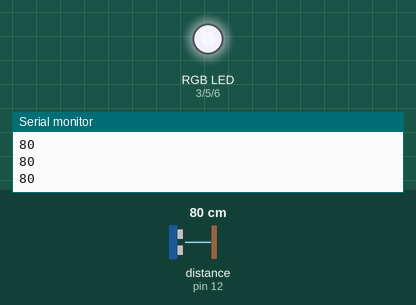
Bench run of a sketch on a simulated Arduino Uno, built with avr-gcc and run on an emulated ATmega328P. Parts: an RGB LED mixed from three pins (HIGH = lit), the last lines printed to the serial monitor. Wiring (inferred from the names in the program): ultrasonic range finder: trigger pin 13; echo pin 12. The test bench sets the inputs (shaded band); at power-on: distance to the obstacle (sensor on pin 12) 80 cm. The echo pulse lasts 58.3 µs per cm; pins used as bus, display or sensor lines are not drawn.

Above: at 1.2 s.
1.3 s: distance to the obstacle (sensor on pin 12) set to 2 cm
At 2.3 s:
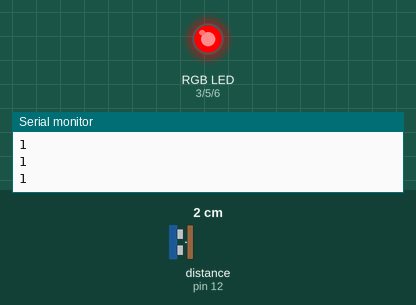
2.8 s: distance to the obstacle (sensor on pin 12) set to 35 cm
At 4.0 s:
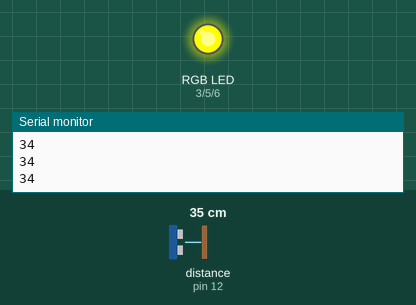
4.3 s: distance to the obstacle (sensor on pin 12) set to 60 cm
At 5.5 s:
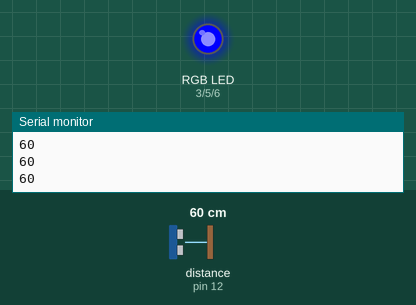
5.8 s: distance to the obstacle (sensor on pin 12) set to 44 cm
7.3 s: distance to the obstacle (sensor on pin 12) set to 37 cm
At 8.0 s:
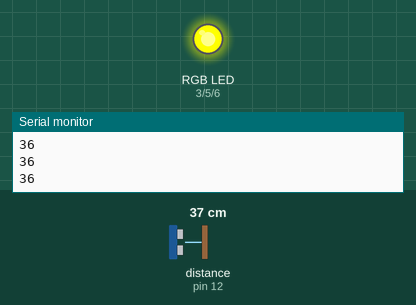
8.8 s: distance to the obstacle (sensor on pin 12) set to 4 cm
At 9.4 s:
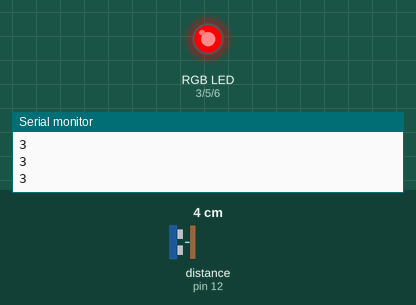
Timing chart, 0 to 11.3 s (numbered marks = the images above; inputs shaded):
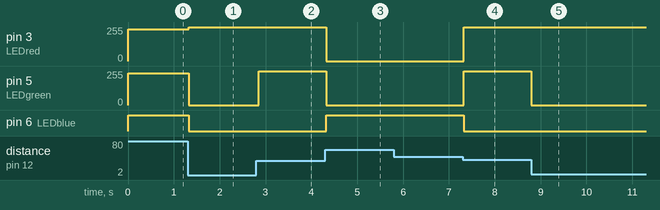

The sketch:

1.3.ino
```cpp
#define trigPin 13
#define echoPin 12
#define LEDred 3
#define LEDgreen 5
#define LEDblue 6

long distance;

int RBint = 0; //12,8

long measureDistance(){
  long duration, distance;

  digitalWrite(trigPin, LOW);
  delayMicroseconds(2);
  digitalWrite(trigPin, HIGH);
  delayMicroseconds(10);
  digitalWrite(trigPin, LOW);

  duration = pulseIn(echoPin, HIGH);

  distance = duration / 58;

  return distance;
}

void setup() {
  Serial.begin(9600);
  pinMode (echoPin, INPUT);
  pinMode (trigPin, OUTPUT);

  pinMode (LEDred, INPUT);
  pinMode (LEDgreen, INPUT);
  pinMode (LEDblue, INPUT);
}

void loop() {
  distance = measureDistance();

  if (distance < 20)
  {
    //Serial.println("Close to an object");
    digitalWrite (LEDred, HIGH);
    digitalWrite (LEDgreen, LOW);
    digitalWrite (LEDblue, LOW);


  }

  if (distance >= 20 && distance < 40)
  {
    digitalWrite (LEDred, HIGH);
    digitalWrite (LEDgreen, HIGH);
    digitalWrite (LEDblue, LOW);
  }

  if (distance >= 40 && distance < 60)
  {
    digitalWrite (LEDred, LOW);
    digitalWrite (LEDblue, HIGH);
    digitalWrite (LEDgreen, LOW);
  }

  if (distance >= 60 && distance <= 80)
  {
    RBint = (distance - 60) * 12,8;

    analogWrite (LEDred, RBint);
    analogWrite (LEDgreen, RBint);
    analogWrite (LEDblue, 255);
  }

  if (distance > 80)
  {
    digitalWrite (LEDred, HIGH);
    digitalWrite (LEDgreen, HIGH);
    digitalWrite (LEDblue, HIGH);
  }

  Serial.println(measureDistance());
  delay (100);
}
```

Measured:
- the behaviour switches between 41 and 40 cm on distance to the obstacle (sensor on pin 12) (found by bisection; images 3 and 4)
- after the input at 1.3 s, pin 3 (LEDred): 240/255 → 255/255 at once; pin 5 (LEDgreen): 240/255 → 0/255 at once; pin 6 (LEDblue): HIGH → LOW at once
- after the input at 2.8 s, pin 5 (LEDgreen): 0/255 → 255/255 after 0.05 s
- after the input at 4.3 s, pin 3 (LEDred), pin 5 (LEDgreen): 255/255 → 0/255 at once; pin 6 (LEDblue): LOW → HIGH at once
- after the input at 7.3 s, pin 3 (LEDred), pin 5 (LEDgreen): 0/255 → 255/255 at once; pin 6 (LEDblue): HIGH → LOW at once
- after the input at 8.8 s, pin 5 (LEDgreen): 255/255 → 0/255 at once
